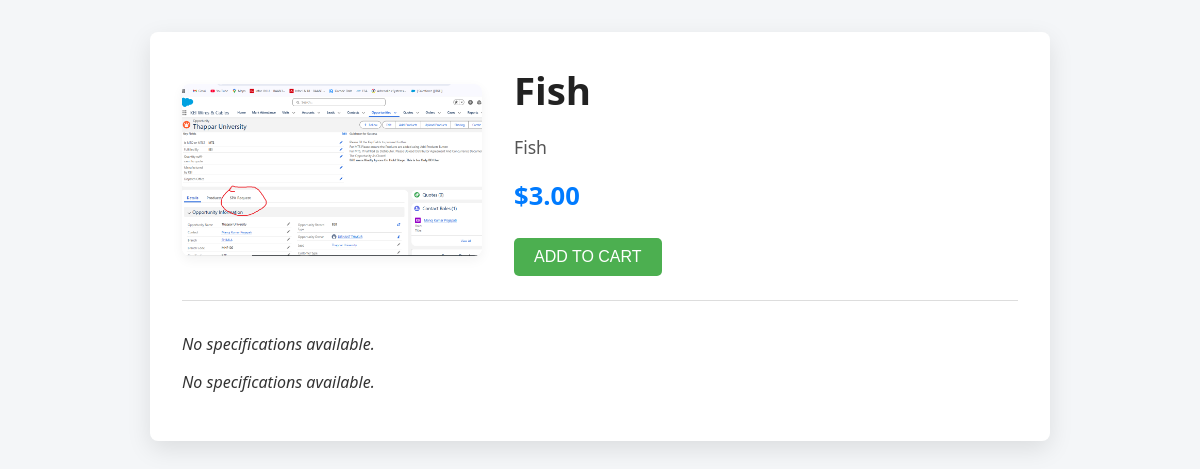
The page /itemdetail/IT0000000007 on the database as committed earlier.
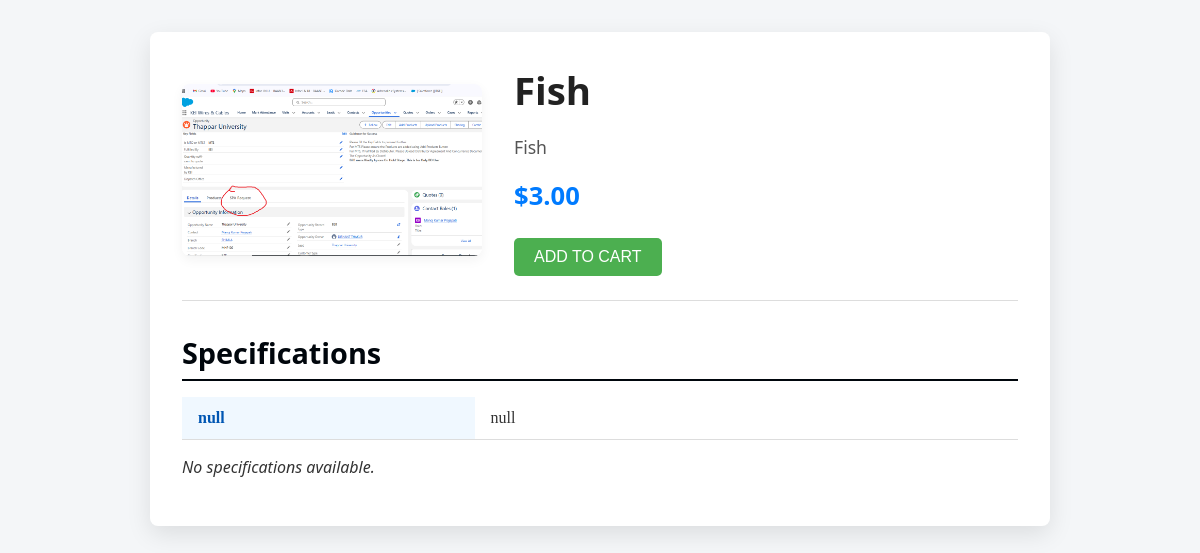
The same page on the database as committed later.
### ecommstore/models.py (models this page shows, shortened)
class Product(models.Model):
    product_code = models.CharField(max_length=12,primary_key=True)
    name = models.CharField(max_length=200)
    description = models.TextField()
    image = models.ImageField(upload_to = 'static', blank=True, null=True)
    price = models.DecimalField(max_digits=12,decimal_places=2)
    stock = models.IntegerField()
    specification = models.JSONField(null=True)
    termsnconditions = models.JSONField(null=True)
    created_date = models.DateTimeField(auto_now_add=True)
    desc1 = models.TextField(null=True)
    image1 = models.ImageField(upload_to = 'static', blank=True, null=True)
    image2 = models.ImageField(upload_to = 'static', blank=True, null=True)
    image3 = models.ImageField(upload_to = 'static', blank=True, null=True)

### ecommstore/views.py (the view)
# urls.py: path('itemdetail/<slug:PCode>',views.itemdetail,name="itemdetail"),
def itemdetail(request,PCode):
    product = Product.objects.filter(product_code=PCode).values()
    print(product)
    params = {
        "product_code":product[0]["product_code"],
        "name":product[0]["name"],
        "image":product[0]["image"],
        "description":product[0]["description"],
        "price":product[0]["price"],
        "instock":product[0]["stock"],
        "specifications":product[0]["specification"],
        "termsnconditions":product[0]["termsnconditions"],
        "desc1":product[0]["desc1"],
        "image1":product[0]["image1"],
        "image2":product[0]["image2"],
        "image3":product[0]["image3"],
    }
    return render(request,'ecommstore/templates/itemdetail.html',params)

### ecommstore/templates/ecommstore/templates/itemdetail.html (shortened to what this page needs)
<!DOCTYPE html>
<html lang="en">
<head>
</head>
<body>
    <div class="container" role="main">
        <section class="item-header" aria-label="Item overview">
            <div class="item-image">
                {% if name %}
                    <img src="/{{image}}/" alt="Image of {{ name }}" />
                {% else %}
                    <img src="https://via.placeholder.com/300x300?text=No+Image" alt="No image available" />
                {% endif %}
            </div>
            <div class="item-info">
                <h1 class="item-name">{{ name }}</h1>
                <p class="item-description">{{ description }}</p>
                <p class="item-price">${{ price }}</p>
                <button class="add-cart-button">ADD TO CART</button>
            </div>
        </section>
        {% if specifications %}
            <section class="specifications" aria-label="Item specifications">
                <h2>Specifications</h2>
                <table class="spec-table">
                    <tbody>
                    {% for key, value in specifications.items %}
                        <tr>
                            <th>{{ key }}</th>
                            <td>{{ value }}</td>
                        </tr>
                    {% endfor %}
                    </tbody>
                </table>
            </section>
        {% else %}
            <p><em>No specifications available.</em></p>
        {% endif %}
        {% if termsnconditions %}
            <section class="specifications" aria-label="Terms and conditions">
                <h2>Terms and conditions</h2>
                <table class="spec-table">
                    <tbody>
                    {% for key, value in termsnconditions.items %}
                        <tr>
                            <th>{{ key }}</th>
                            <td>{{ value }}</td>
                        </tr>
                    {% endfor %}
                    </tbody>
                </table>
            </section>
        {% else %}
            <p><em>No specifications available.</em></p>
        {% endif %}
    </div>
</body>
</html>

### ecommstore/templates/ecommstore/templates/itemdetail.html (style rules this page uses)
* { box-sizing: border-box; }
body { margin: 0; font-family: 'Segoe UI', Tahoma, Geneva, Verdana, sans-serif; background: #f4f6f8; color: #333; }
.container { max-width: 900px; margin: 2rem auto; background: #fff; border-radius: 8px; box-shadow: 0 8px 24px rgba(0,0,0,0.1); padding: 2rem; }
.item-header { display: flex; flex-wrap: wrap; gap: 2rem; align-items: center; border-bottom: 1px solid #ddd; padding-bottom: 1.5rem; margin-bottom: 2rem; }
.item-image { flex: 1 1 250px; max-width: 300px; border-radius: 8px; overflow: hidden; box-shadow: 0 4px 12px rgba(0,0,0,0.05); }
.item-image img { width: 100%; height: auto; display: block; object-fit: cover; }
.item-info { flex: 2 1 400px; }
.item-name { font-size: 2.4rem; font-weight: 700; margin: 0 0 0.5rem 0; color: #222; }
.item-description { font-size: 1.1rem; color: #555; line-height: 1.5; }
.item-price { margin-top: 1rem; font-size: 1.6rem; font-weight: 600; color: #007BFF; }
.add-cart-button { background-color: #4CAF50; color: white; padding: 10px 20px; border: none; border-radius: 5px; cursor: pointer; font-size: 16px; transition: background-color 0.3s ease; }
.specifications { margin-top: 2rem; }
.specifications h2 { font-size: 1.8rem; border-bottom: 2px solid #00060c; padding-bottom: 0.4rem; margin-bottom: 1rem; color: #00060c; }
table.spec-table { width: 100%; border-collapse: collapse; font-size: 1rem; font-family:Cambria, Cochin, Georgia, Times, 'Times New Roman', serif; }
table.spec-table th, table.spec-table td { padding: 0.75rem 1rem; border-bottom: 1px solid #ddd; text-align: left; }
table.spec-table th { background: #f0f8ff; color: #0056b3; width: 35%; font-weight: 600; }

Rows that differ between the two databases and show on the page:
now on one of the page's lists (row edited): Product: termsnconditions "null"
changed Product "Fish": specification empty → "{\"null\": \"null\"}" (drawn)
Other text that changed with them:
text no longer shown: "No specifications available."
text now shown: "Specifications"
